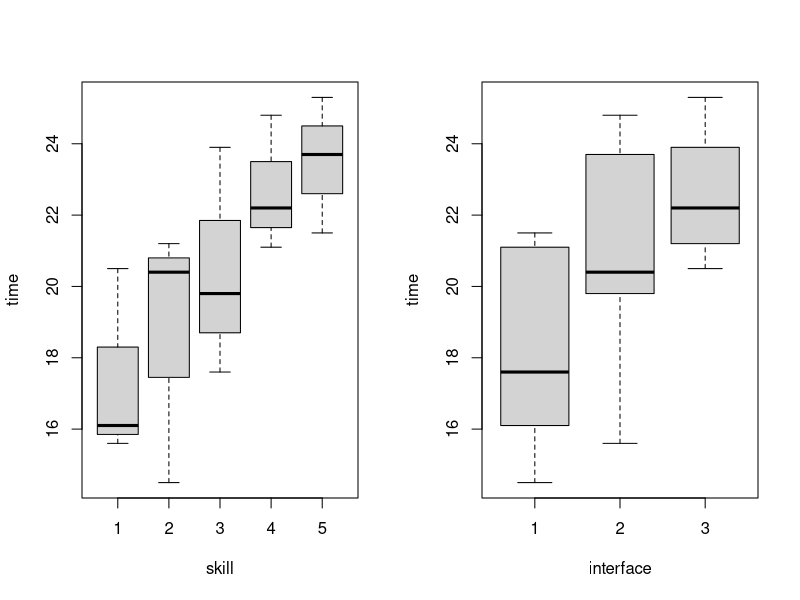
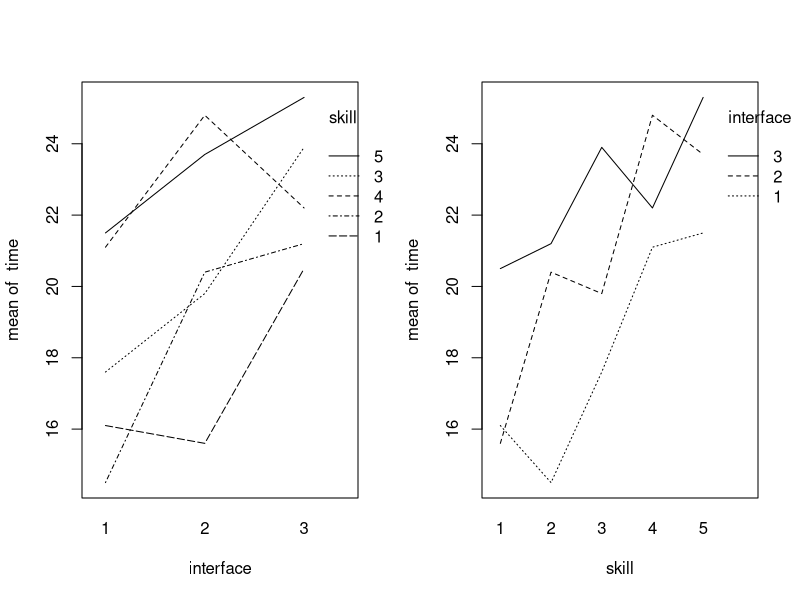
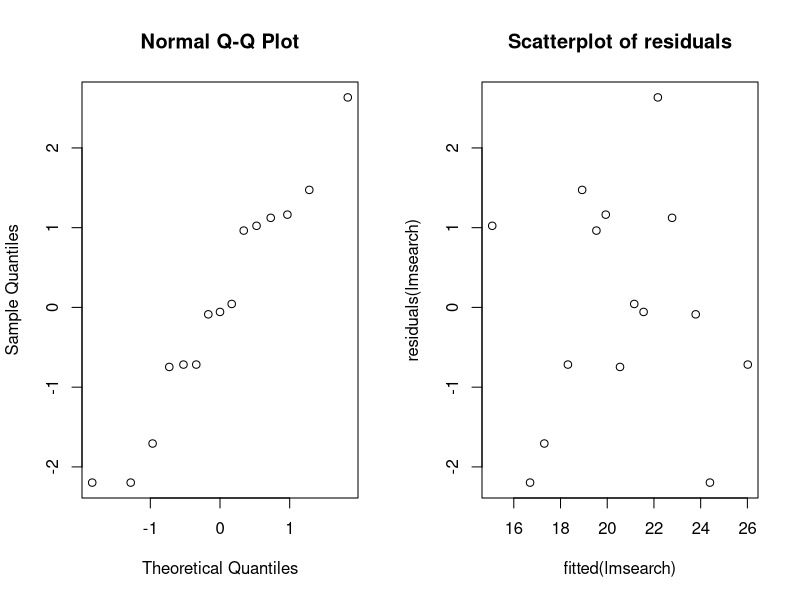
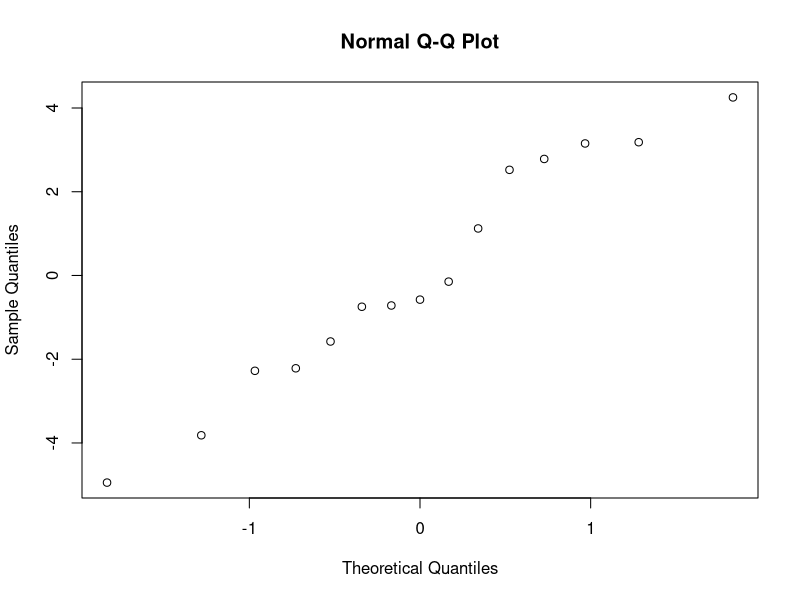
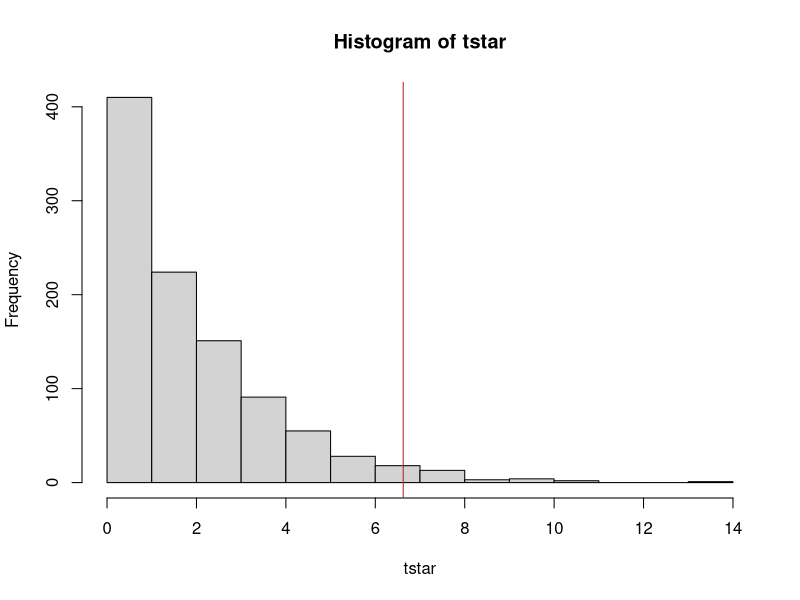
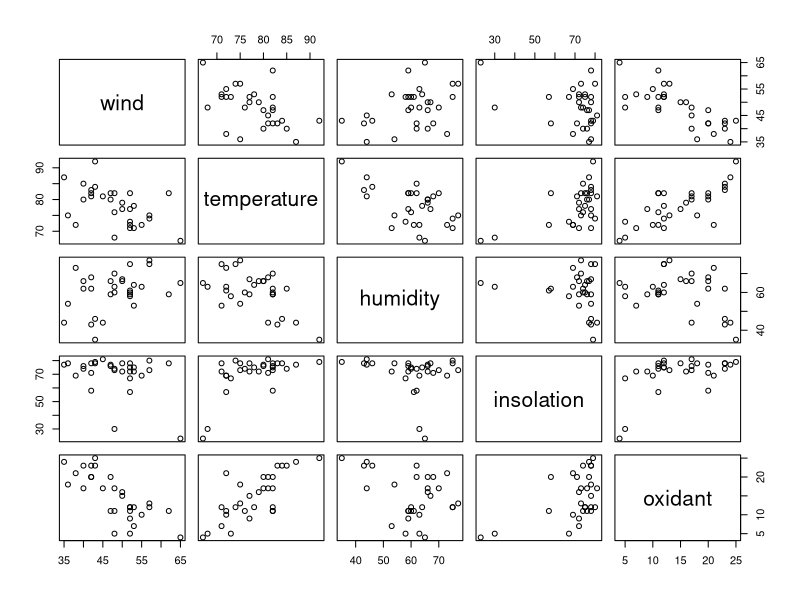
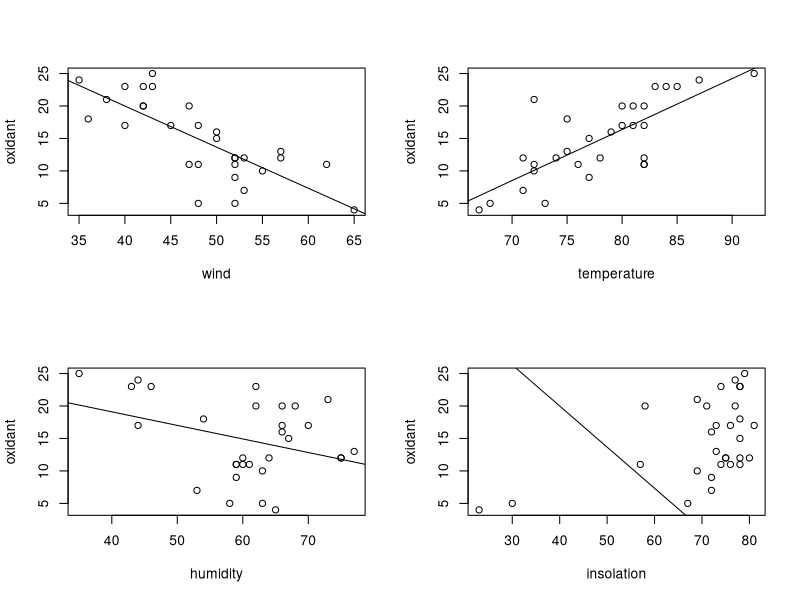
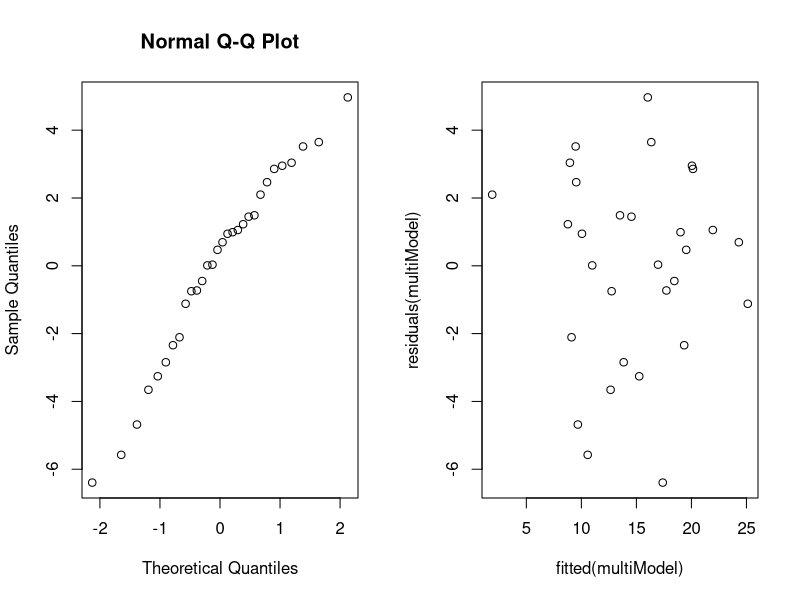

These charts were generated, in order, by the following R code:
## ---- chunk 1
knitr::opts_chunk$set(echo = TRUE)

library(lme4)
## ---- chunk 2
search <- read.table("data/search.txt")
## ---- chunk 3
I=3; B=5; N=1
for (i in 1:B) print((sample(1:(N*I)+(i-1)*3)))
## ---- chunk 4
attach(search)
par(mfrow=c(1,2))
boxplot(time~skill); boxplot(time~interface)
interaction.plot(interface, skill,time)
interaction.plot(skill,interface,time)
## ---- chunk 5
lmsearch <- lm(time~interface+skill,data=search)
searchaov <- anova(lmsearch)

cat(c("p-value:", searchaov$`Pr(>F)`[[1]]))
## ---- chunk 6
par(mfrow=c(1,2))
qqnorm(residuals(lmsearch))
plot(fitted(lmsearch),residuals(lmsearch),main='Scatterplot of residuals')
## ---- chunk 7
friedman.test(time,interface, skill)
## ---- chunk 8
searchaov2 <- lm(time~interface)
anova(searchaov2)
par(mfrow=c(1,1)); qqnorm(residuals(searchaov2))
## ---- chunk 9
par(mfrow=c(1,1))
cow <- read.table("data/cow.txt")
## ---- chunk 10
cow$id <- factor(cow$id)
cowlm <- lm(milk~treatment+per+id,data=cow)
cat(anova(cowlm)[1,5])
## ---- chunk 11
cowlmsumm <- summary(cowlm)
head(cowlmsumm$coefficients, n=2)
## ---- chunk 12
cowlmer <- lmer(milk~treatment+order+per+(1|id), data=cow, REML=FALSE)
cowlmersumm <- summary(cowlmer)
## ---- chunk 13
cat("Fixed effects")
head(cowlmersumm$coefficients,n=3)
## ---- chunk 14
cowlmer1 <- lmer(milk~order+per+(1|id), data=cow, REML=FALSE)
cowlmeraov <- anova(cowlmer1,cowlmer)
## ---- chunk 15
pval <- cowlmeraov$`Pr(>Chisq)`[2]
pval
## ---- chunk 16
attach(cow)
cowtest <- t.test(milk[treatment=="A"],milk[treatment=="B"],paired=TRUE)
cowtest$estimate
## ---- chunk 17
aovcow <- lm(milk~treatment+id,data=cow)

aovcowsumm <- summary(aovcow)
head(aovcowsumm$coefficients,n=2)
## ---- chunk 18
nausea.table <- read.table("data/nauseatable.txt")
## ---- chunk 19
nausea <- c(rep(1,nausea.table[1,2]), rep(0,nausea.table[1,1]),
            rep(1,nausea.table[2,2]), rep(0,nausea.table[2,1]),
            rep(1,nausea.table[3,2]), rep(0,nausea.table[3,1]))

medicin <- factor(rep(1:3, c((nausea.table[1,1]+nausea.table[1,2]),
                             (nausea.table[2,1]+nausea.table[2,2]),
                             (nausea.table[3,1]+nausea.table[3,2]))), 
                  labels=c("chlor","pent100","pent150"))

nausea.frame <- data.frame(nausea,medicin)
## ---- chunk 20
xtabs(~medicin+nausea)
## ---- chunk 21
attach(nausea.frame)
## ---- chunk 22
B <- 1000
tstar <- numeric(B)
for(i in 1:B)
{
  medicinstar <- sample(medicin) 
  tstar[i] <- chisq.test(xtabs(~medicinstar+nausea))[[1]]
}

myt <- chisq.test(xtabs(~medicin+nausea))[[1]]

hist(tstar)
abline(v=myt, col='red')

pr <- sum(tstar>myt)/B
pr
## ---- chunk 23
chisq.test(xtabs(~medicin+nausea))[[3]]
## ---- chunk 24
airPollution = read.table("./data/airpollution.txt", header = TRUE)
pairs(~ wind + temperature + humidity + insolation + oxidant, data = airPollution)
## ---- chunk 25
model1 = lm(oxidant ~ wind, data = airPollution)
model2 = lm(oxidant ~ temperature, data = airPollution)
model3 = lm(oxidant ~ humidity, data = airPollution)
model4 = lm(oxidant ~ insolation, data = airPollution)

par(mfrow=c(2,2))
plot(oxidant ~ wind, data = airPollution); abline(model1)
plot(oxidant ~ temperature, data = airPollution); abline(model2)
plot(oxidant ~ humidity, data = airPollution); abline(model3)
plot(oxidant ~ insolation, data = airPollution); abline(model1)

sum1 = summary(model1)
sum2 = summary(model2)
sum3 = summary(model3)
sum4 = summary(model4)
## ---- chunk 26
stepUpModel1 = lm(oxidant ~ wind + temperature, data = airPollution)
stepUpSum1 = summary(stepUpModel1)
stepUpModel = lm(oxidant ~ wind + humidity, data = airPollution)
stepUpSum2 = summary(stepUpModel)
stepUpModel = lm(oxidant ~ wind + insolation, data = airPollution)
stepUpSum3 = summary(stepUpModel)
## ---- chunk 27
stepUpModel = lm(oxidant ~ wind + temperature + humidity, data = airPollution)
stepUpSum4 = summary(stepUpModel)
stepUpModel = lm(oxidant ~ wind + temperature + insolation, data = airPollution)
stepUpSum5 = summary(stepUpModel)
## ---- chunk 28
multiModel = lm(oxidant ~ wind + temperature + humidity + insolation, data = airPollution)
multiSum = summary(multiModel)
round(multiSum$coefficients, 6)
## ---- chunk 29
multiModel = lm(oxidant ~ wind + temperature + humidity, data = airPollution)
multiSum = summary(multiModel)
round(multiSum$coefficients, 6)
## ---- chunk 30
multiModel = lm(oxidant ~ wind + temperature, data = airPollution)
multiSum = summary(multiModel)
round(multiSum$coefficients, 6)
## ---- chunk 31
par(mfrow=c(1,2))
qqnorm(residuals(multiModel))
plot(fitted(multiModel), residuals(multiModel))
## ---- chunk 32
par(mfrow=c(1,1))
plot(wind ~ temperature, data = airPollution)

mdl = lm(wind ~ temperature, data = airPollution)
mdlsm = summary(mdl)
## ---- chunk 33
expensesCrime = read.table("./data/expensescrime.txt", header = TRUE)
pairs(expensesCrime[-1])
expensesCrime[-1] = log(expensesCrime[-1])
## ---- chunk 34
pairs(expensesCrime[-1])
## ---- chunk 35
model = lm(expend ~ bad + crime + lawyers + employ + pop, data = expensesCrime[-1])
round(cooks.distance(model), 3)
plot(1:51, cooks.distance(model))
## ---- chunk 36
rows = round(cooks.distance(model), 3) > 1
expensesCrime[rows,]
## ---- chunk 37
newData = expensesCrime[!rows, ]
model = lm(expend ~ crime + lawyers + employ, data = newData)
summary(model)
## ---- chunk 38
modelA = lm(employ ~ lawyers, data = newData)
sumA = summary(modelA)
## ---- chunk 39
model = lm(expend ~ crime + employ, data = newData)
summary(model)
## ---- chunk 40
par(mfrow=c(1,2))
qqnorm(residuals(model))
plot(fitted(model), residuals(model))
## ---- chunk 41
par(mfrow=c(1,2))
plot(newData$crime, residuals(model),  xlab = "Crime", ylab="Residuals")
plot(newData$employ, residuals(model), ylab="Residuals", xlab = "Employ")

par(mfrow=c(1,2))
plot(newData$expend, residuals(model), ylab="Residuals", xlab = "Expend")

estimate = function(x, y) {
  val = model$coefficients[1] + model$coefficients[2] * x + model$coefficients[2] * y
  return(val)
}

plot(estimate(newData$crime, newData$employ), residuals(model), ylab="Residuals", xlab = "Expend Est")
